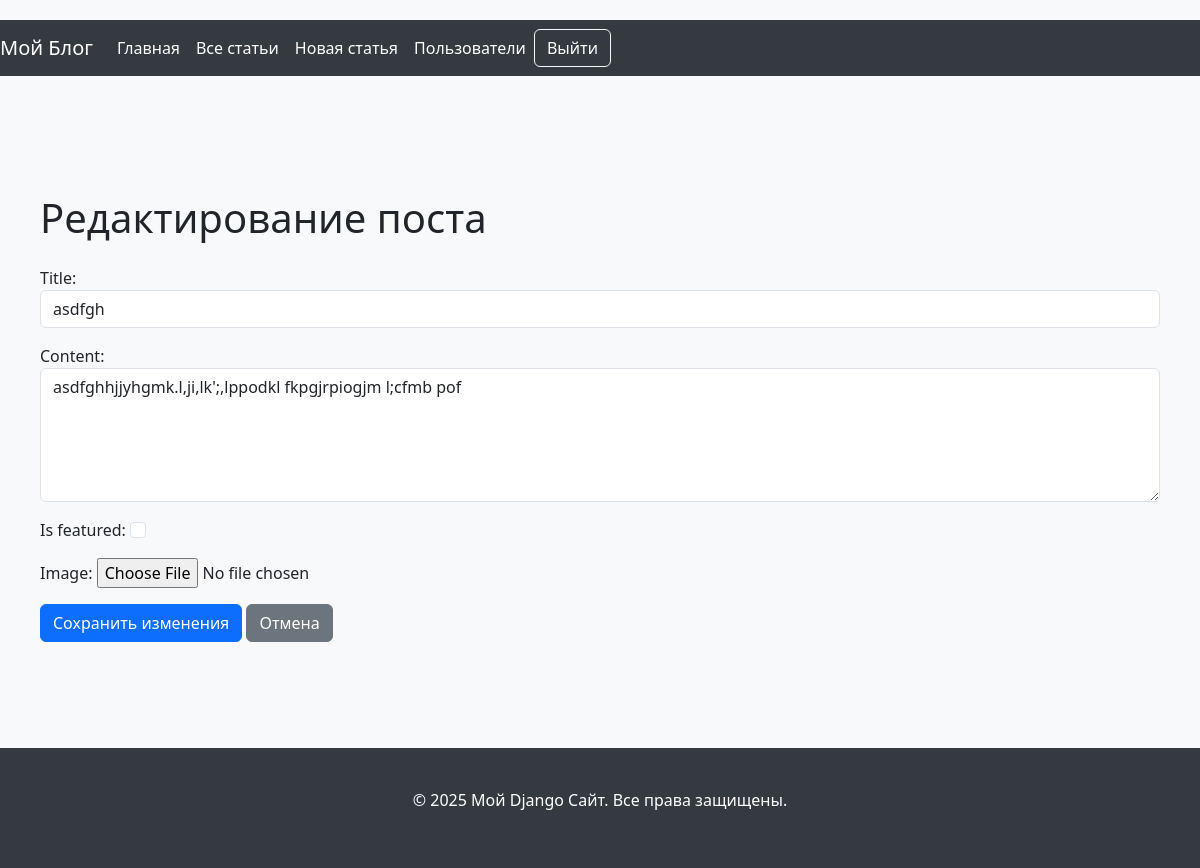
Screenshot of /post/1/update/ (signed in) with the database file from the repository.
### blog/models.py (models this page shows, shortened)
class Post(models.Model):
    title = models.CharField(max_length=200)
    content = models.TextField()
    created_at = models.DateTimeField(auto_now_add=True)
    updated_at = models.DateTimeField(auto_now=True)
    author = models.ForeignKey(User, on_delete=models.CASCADE)
    is_featured = models.BooleanField(default=False)
    image = models.ImageField(upload_to='post_images/', blank=True, null=True)
    class Meta:
        verbose_name = 'Пост'
        verbose_name_plural = 'Посты'

### blog/views.py (the view, shortened to what this page needs)
# urls.py: path('post/<int:pk>/update/', views.PostUpdateView.as_view(), name='post_update'),  # Обновление поста
class PostUpdateView(LoginRequiredMixin, UserPassesTestMixin, UpdateView):
    model = Post
    form_class = PostForm
    template_name = 'blog/post_form.html'
    def test_func(self):
        post = self.get_object()
        return self.request.user == post.author

### blog/forms.py
class PostForm(forms.ModelForm):
    class Meta:
        model = Post
        fields = ['title', 'content', 'is_featured', 'image']
        widgets = {
            'title': forms.TextInput(attrs={'class': 'form-control'}),
            'content': forms.Textarea(attrs={'class': 'form-control', 'rows': 5}),
            'is_featured': forms.CheckboxInput(attrs={'class': 'form-check-input'}),
        }

### blog/templates/blog/post_form.html (shortened to what this page needs)
{% extends 'blog/base.html' %}
{% block content %}
<div class="container mt-5">
    <h1 class="mb-4">{% if object %}Редактирование поста{% else %}Новый пост{% endif %}</h1>
    <form method="post" enctype="multipart/form-data">
        {{ form.as_p }}
        <button type="submit" class="btn btn-primary">
            {% if object %}Сохранить изменения{% else %}Создать пост{% endif %}
        </button>
        <a href="{% if object %}{% url 'blog:post_detail' object.pk %}{% else %}{% url 'blog:post_list' %}{% endif %}" class="btn btn-secondary">
            Отмена
        </a>
    </form>
</div>
{% endblock %}

### static/css/style.css (style rules this page uses)
body { font-family: 'Segoe UI', Tahoma, Geneva, Verdana, sans-serif; background-color: #f8f9fa; padding-top: 20px; }
.container { max-width: 1200px; margin: 0 auto; padding: 20px; }

### rows the page displays
Post: title "asdfgh", content "asdfghhjjyhgmk.l,ji,lk';,lppodkl fkpgjrpiogjm l;cfmb pof"
